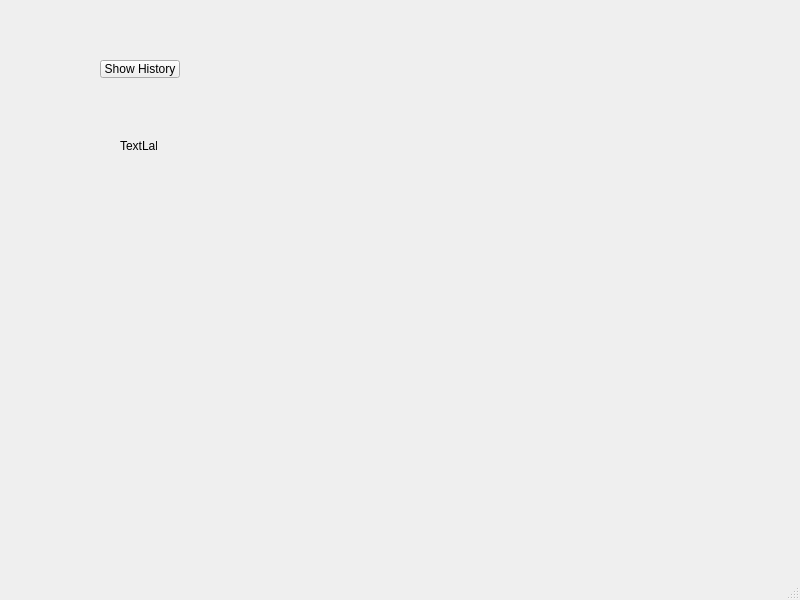
<?xml version="1.0" encoding="UTF-8"?>
<ui version="4.0">
 <class>MainWindow</class>
 <widget class="QMainWindow" name="MainWindow">
  <property name="geometry">
   <rect>
    <x>0</x>
    <y>0</y>
    <width>800</width>
    <height>600</height>
   </rect>
  </property>
  <property name="windowTitle">
   <string>MainWindow</string>
  </property>
  <widget class="QWidget" name="centralwidget">
   <widget class="QLabel" name="label">
    <property name="geometry">
     <rect>
      <x>76</x>
      <y>0</y>
      <width>321</width>
      <height>221</height>
     </rect>
    </property>
    <property name="text">
     <string/>
    </property>
   </widget>
   <widget class="QPushButton" name="showHistoryButton">
    <property name="geometry">
     <rect>
      <x>100</x>
      <y>60</y>
      <width>80</width>
      <height>18</height>
     </rect>
    </property>
    <property name="text">
     <string>Show History</string>
    </property>
   </widget>
   <widget class="QLabel" name="blinkCountLabel">
    <property name="geometry">
     <rect>
      <x>120</x>
      <y>140</y>
      <width>37</width>
      <height>12</height>
     </rect>
    </property>
    <property name="text">
     <string>TextLabel</string>
    </property>
   </widget>
  </widget>
  <widget class="QMenuBar" name="menubar">
   <property name="geometry">
    <rect>
     <x>0</x>
     <y>0</y>
     <width>800</width>
     <height>17</height>
    </rect>
   </property>
  </widget>
  <widget class="QStatusBar" name="statusbar"/>
 </widget>
 <resources/>
 <connections>
  <connection>
   <sender>showHistoryButton</sender>
   <signal>clicked()</signal>
   <receiver>MainWindow</receiver>
   <slot>showDetectionHistory()</slot>
   <hints>
    <hint type="sourcelabel">
     <x>133</x>
     <y>83</y>
    </hint>
    <hint type="destinationlabel">
     <x>27</x>
     <y>169</y>
    </hint>
   </hints>
  </connection>
 </connections>
 <slots>
  <slot>showDetectionHistory()</slot>
  <slot>slot2()</slot>
 </slots>
</ui>
